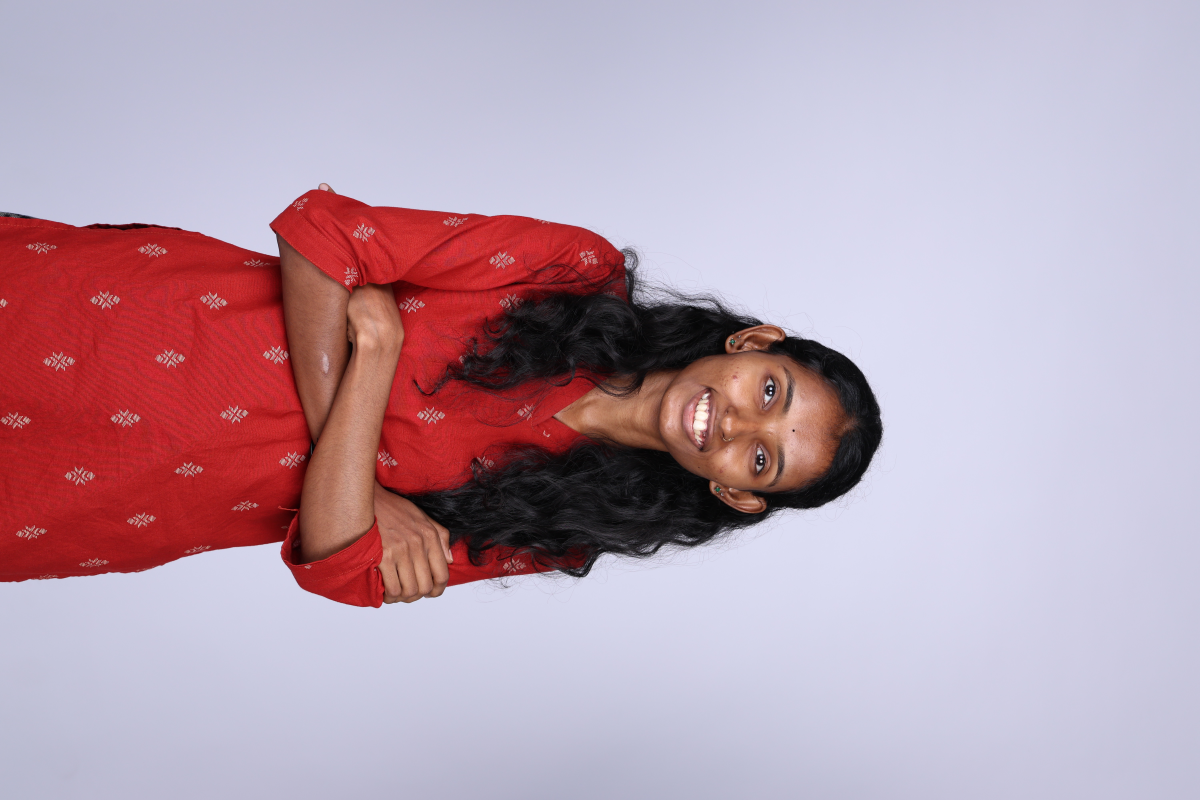
#> input picture dist/Employee Website Shoot/Sorted_Employees/Amitha/25.jpg, 6000 x 4000 px (shown at 1/5 size)
$ python sort_color_70.py
#> lines starting #> are read from the running program, lines starting #| are printed output that depends on the picture
import os
import shutil
from PIL import Image
from PIL.ExifTags import TAGS

source_base = "/Users/ssmacmini04/Documents/GitHub/bAZZIWAH/public/Employee Website Shoot"
input_dir = os.path.join(source_base, "Sorted_Employees")
output_dir = os.path.join(source_base, "Sorted_Employees_70")

# Create output base directory if not exists
os.makedirs(output_dir, exist_ok=True)

# 1. Find all images recursively inside Sorted_Employees
valid_extensions = ('.png', '.jpg', '.jpeg')
image_paths = []

for root, dirs, files in os.walk(input_dir):
    for f in files:
        if f.lower().endswith(valid_extensions):
            image_paths.append(os.path.join(root, f))
#> pass 2 of the loop `for root, dirs, files in os.walk(input_dir):`:

print(f"Found {len(image_paths)} images to sort by 70% color similarity.")

# Get chronological time (EXIF shoot time, fallback to file mtime)
def get_shoot_time(path):
    try:
        with Image.open(path) as img:
#> img is the input picture: PIL image 6000x4000 RGB; mean R, G, B 184.8, 158.8, 173.9
            exif = img.getexif()
            if exif:
                for tag, value in exif.items():
                    decoded = TAGS.get(tag, tag)
                    if decoded in ('DateTimeOriginal', 'DateTime'):
                        return value
#> this loop made 8 passes
#> (tag, value, decoded) on passes 1, 2, 3, 4, 5, 7, 8: (34853, 29827, 'GPSInfo'), (296, 2, 'ResolutionUnit'), (34665, 360, 'ExifOffset'), (271, 'Canon', 'Make'), (272, 'Canon EOS R6m2', 'Model'), (274, 8, 'Orientation'), (306, '2026:05:05 14:41:18', 'DateTime')
#> (tag, decoded) on pass 6: (283, 'YResolution')
    except Exception:
        pass
    return os.path.getmtime(path)

# Extract signatures and chronological times
image_data = []
for path in image_paths:
    try:
        time_key = get_shoot_time(path)
#> time_key = '2026:05:05 14:41:18'
        with Image.open(path) as img:
            # Resize to 16x16 and convert to RGB
            small_img = img.convert('RGB').resize((16, 16), Image.Resampling.LANCZOS)
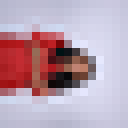
#> small_img: PIL image 16x16 RGB (shown 8 times larger); mean R, G, B 184.9, 158.9, 173.9
            pixels = list(small_img.getdata()) # list of (R, G, B) tuples
#> pixels = 256 items, first 6: (182, 183, 205), (185, 185, 208), (187, 187, 209), (188, 188, 210), (189, 188, 210), (189, 188, 210)
            image_data.append({
                'path': path,
                'time': time_key,
                'pixels': pixels,
                'ext': os.path.splitext(path)[1].lower()
            })
    except Exception as e:
        print(f"Error loading {path}: {e}")
#> pass 2 of the loop `for path in image_paths:`:
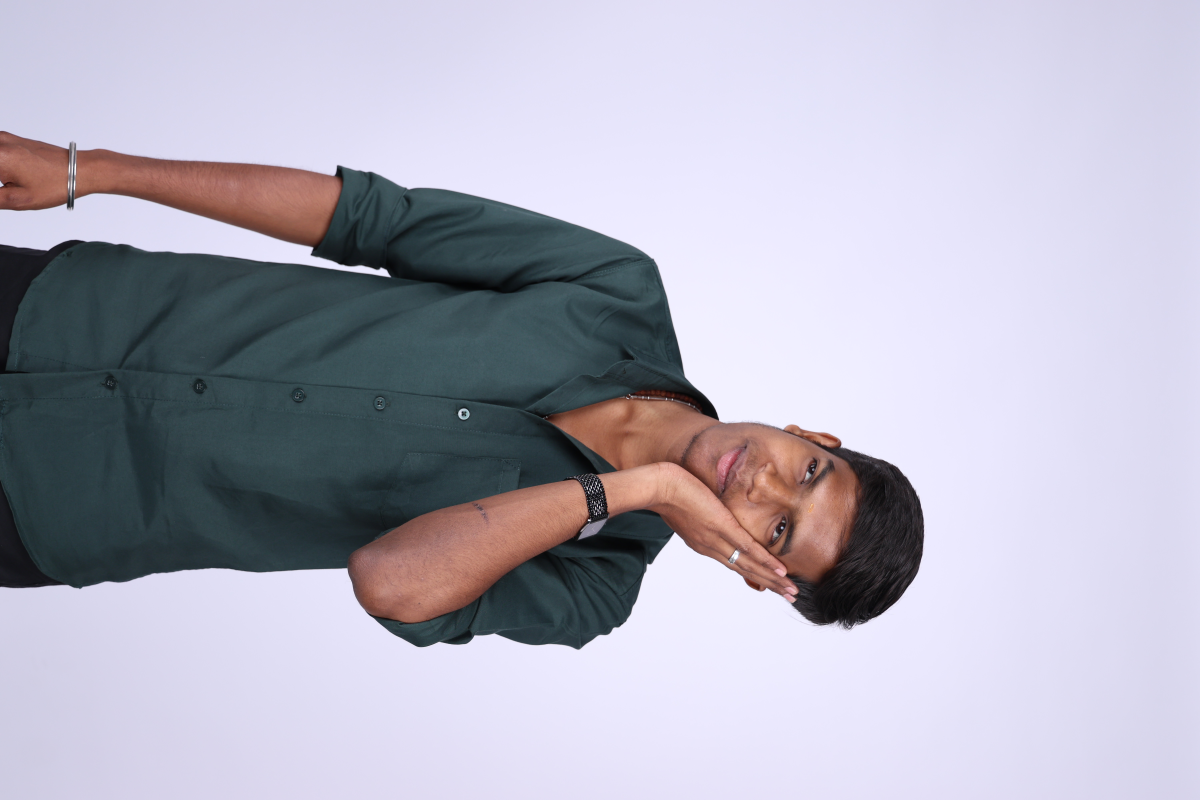
#> input picture dist/Employee Website Shoot/Sorted_Employees/Adithya guruvardhan/10.jpg, 6000 x 4000 px (shown at 1/5 size)
#> in get_shoot_time, img is the input picture: PIL image 6000x4000 RGB; mean R, G, B 176.8, 174.8, 189.6
#> the loop in get_shoot_time, `for tag, value in exif.items():` made 8 passes
#> time_key = '2026:05:05 12:25:53'
#> `small_img = img.convert('RGB').resize((16, 16), Image.Resampling.LANCZ..`:
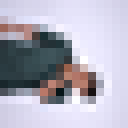
#> small_img: PIL image 16x16 RGB (shown 8 times larger); mean R, G, B 176.8, 174.8, 189.1
#> pixels = 256 items, first 6: (203, 202, 224), (207, 205, 228), (211, 209, 232), (214, 212, 234), (215, 213, 236), (217, 214, 237)

# Sort all images chronologically by actual shoot time
image_data.sort(key=lambda x: x['time'])
print("Sorted images chronologically.")

# 2. 70% Color Matching Logic ignoring white background
def is_white(p):
    # Studio white / light gray background threshold
    return p[0] > 220 and p[1] > 220 and p[2] > 220

def compare_images(img1, img2):
    pixels1 = img1['pixels']
    pixels2 = img2['pixels']

    total_non_white = 0
    matched_non_white = 0

    for p1, p2 in zip(pixels1, pixels2):
        w1 = is_white(p1)
        w2 = is_white(p2)

        # If both are white, ignore
        if w1 and w2:
            continue

        total_non_white += 1

        # If one is white and other is not, it's a mismatch
        if w1 or w2:
            continue

        # Compare colors: match if average absolute channel diff is < 25 (L1 < 75)
        if abs(p1[0] - p2[0]) + abs(p1[1] - p2[1]) + abs(p1[2] - p2[2]) < 75:
            matched_non_white += 1

    if total_non_white == 0:
        return 1.0 # both completely white

    return matched_non_white / total_non_white

# 3. Burst segmentation and adjacent merging
# If two consecutive images have >= 70% non-white color match, they belong to the same burst
bursts = []
current_burst = []

for img in image_data:
    if not current_burst:
        current_burst.append(img)
    else:
        ref = current_burst[-1]
        similarity = compare_images(img, ref)

        # 70% color match!
        if similarity >= 0.70:
            current_burst.append(img)
        else:
            bursts.append(current_burst)
            current_burst = [img]
#> this loop made 2 passes
#> similarity on pass 2: 0.247
#> after the loop, bursts = 1 item

if current_burst:
    bursts.append(current_burst)

print(f"Initially segmented into {len(bursts)} bursts.")
#| Initially segmented into 2 bursts.

# Helper to merge bursts by comparing representative images
# We keep merging the most similar adjacent bursts until we have EXACTLY 20 employee folders!
K_TARGET = 20

print(f"Merging adjacent sequences down to exactly {K_TARGET} groups using 70% color rule...")
while len(bursts) > K_TARGET:
    max_sim = -1.0
    best_idx = -1

    for idx in range(len(bursts) - 1):
        ref1 = bursts[idx][0]
        ref2 = bursts[idx+1][0]
        sim = compare_images(ref1, ref2)

        if sim > max_sim:
            max_sim = sim
            best_idx = idx

    # Merge bursts[best_idx] and bursts[best_idx+1]
    bursts[best_idx].extend(bursts[best_idx+1])
    bursts.pop(best_idx+1)
#> this loop made 0 passes
#> after the loop, bursts = 2 items

print(f"Successfully clustered down to exactly {len(bursts)} employee folders!")
#| Successfully clustered down to exactly 2 employee folders!

# 4. Move files to Sorted_Employees_70
for idx, burst in enumerate(bursts):
    # Re-sort the burst chronologically to keep correct frame order
    burst.sort(key=lambda x: x['time'])

    group_folder = os.path.join(output_dir, f"Employee_{idx+1}")
    os.makedirs(group_folder, exist_ok=True)

    print(f"Writing Group {idx+1} ({len(burst)} images) to {group_folder}...")
    for f_idx, img in enumerate(burst):
        new_name = f"{f_idx + 1}{img['ext']}"
        dest_path = os.path.join(group_folder, new_name)
        shutil.move(img['path'], dest_path)
#> this loop made 2 passes
#> (printed output is left out)

# 5. Clean up old empty input_dir
shutil.rmtree(input_dir, ignore_errors=True)

# 6. Rename Sorted_Employees_70 to Sorted_Employees
shutil.move(output_dir, input_dir)

print(f"\nSuccessfully sorted all photos chronologically into EXACTLY {K_TARGET} folders!")
